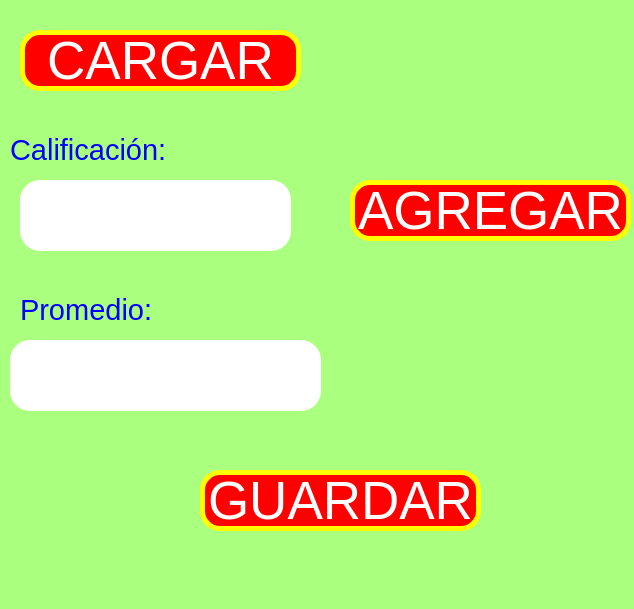
<?xml version="1.0" encoding="UTF-8"?>
<ui version="4.0">
 <class>MainWindow</class>
 <widget class="QMainWindow" name="MainWindow">
  <property name="geometry">
   <rect>
    <x>0</x>
    <y>0</y>
    <width>634</width>
    <height>609</height>
   </rect>
  </property>
  <property name="windowTitle">
   <string>MainWindow</string>
  </property>
  <property name="styleSheet">
   <string notr="true">background-color: rgb(170, 255, 127);</string>
  </property>
  <widget class="QWidget" name="centralwidget">
   <widget class="QPushButton" name="btn_agregar">
    <property name="geometry">
     <rect>
      <x>350</x>
      <y>180</y>
      <width>281</width>
      <height>61</height>
     </rect>
    </property>
    <property name="font">
     <font>
      <pointsize>40</pointsize>
     </font>
    </property>
    <property name="styleSheet">
     <string notr="true">background-color: rgb(255, 0, 0);
color: rgb(255, 255, 255);
border-radius:20px;
border: 5px solid yellow;</string>
    </property>
    <property name="text">
     <string>AGREGAR</string>
    </property>
   </widget>
   <widget class="QLineEdit" name="txt_calificacion">
    <property name="geometry">
     <rect>
      <x>20</x>
      <y>180</y>
      <width>271</width>
      <height>71</height>
     </rect>
    </property>
    <property name="font">
     <font>
      <pointsize>20</pointsize>
     </font>
    </property>
    <property name="styleSheet">
     <string notr="true">border-radius:20px;
background-color: rgb(255, 255, 255);</string>
    </property>
    <property name="alignment">
     <set>Qt::AlignCenter</set>
    </property>
   </widget>
   <widget class="QLabel" name="label">
    <property name="geometry">
     <rect>
      <x>10</x>
      <y>130</y>
      <width>171</width>
      <height>41</height>
     </rect>
    </property>
    <property name="styleSheet">
     <string notr="true">color: rgb(0, 0, 255);</string>
    </property>
    <property name="text">
     <string>&lt;html&gt;&lt;head/&gt;&lt;body&gt;&lt;p&gt;&lt;span style=&quot; font-size:22pt;&quot;&gt;Calificación:&lt;/span&gt;&lt;/p&gt;&lt;/body&gt;&lt;/html&gt;</string>
    </property>
   </widget>
   <widget class="QLineEdit" name="txt_promedio">
    <property name="geometry">
     <rect>
      <x>10</x>
      <y>340</y>
      <width>311</width>
      <height>71</height>
     </rect>
    </property>
    <property name="font">
     <font>
      <pointsize>20</pointsize>
     </font>
    </property>
    <property name="styleSheet">
     <string notr="true">border-radius:20px;
background-color: rgb(255, 255, 255);</string>
    </property>
    <property name="alignment">
     <set>Qt::AlignCenter</set>
    </property>
   </widget>
   <widget class="QLabel" name="label_2">
    <property name="geometry">
     <rect>
      <x>20</x>
      <y>290</y>
      <width>131</width>
      <height>41</height>
     </rect>
    </property>
    <property name="styleSheet">
     <string notr="true">color: rgb(0, 0, 255);</string>
    </property>
    <property name="text">
     <string>&lt;html&gt;&lt;head/&gt;&lt;body&gt;&lt;p&gt;&lt;span style=&quot; font-size:22pt;&quot;&gt;Promedio:&lt;/span&gt;&lt;/p&gt;&lt;/body&gt;&lt;/html&gt;</string>
    </property>
   </widget>
   <widget class="QPushButton" name="btn_guardar">
    <property name="geometry">
     <rect>
      <x>200</x>
      <y>470</y>
      <width>281</width>
      <height>61</height>
     </rect>
    </property>
    <property name="font">
     <font>
      <pointsize>40</pointsize>
     </font>
    </property>
    <property name="styleSheet">
     <string notr="true">background-color: rgb(255, 0, 0);
color: rgb(255, 255, 255);
border-radius:20px;
border: 5px solid yellow;</string>
    </property>
    <property name="text">
     <string>GUARDAR</string>
    </property>
   </widget>
   <widget class="QPushButton" name="btn_cargar">
    <property name="geometry">
     <rect>
      <x>20</x>
      <y>30</y>
      <width>281</width>
      <height>61</height>
     </rect>
    </property>
    <property name="font">
     <font>
      <pointsize>40</pointsize>
     </font>
    </property>
    <property name="styleSheet">
     <string notr="true">background-color: rgb(255, 0, 0);
color: rgb(255, 255, 255);
border-radius:20px;
border: 5px solid yellow;</string>
    </property>
    <property name="text">
     <string>CARGAR</string>
    </property>
   </widget>
  </widget>
  <widget class="QMenuBar" name="menubar">
   <property name="geometry">
    <rect>
     <x>0</x>
     <y>0</y>
     <width>634</width>
     <height>21</height>
    </rect>
   </property>
  </widget>
  <widget class="QStatusBar" name="statusbar"/>
 </widget>
 <resources/>
 <connections/>
</ui>
